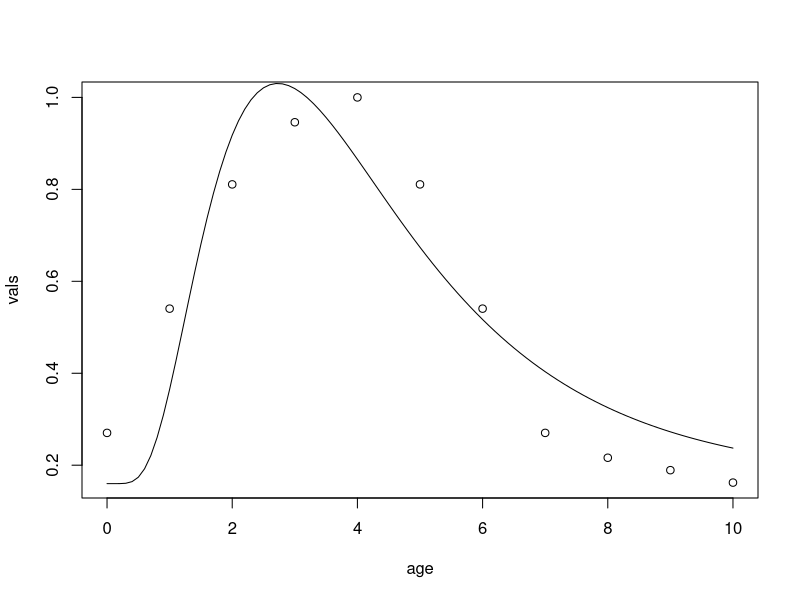

This chart was generated by the following R code:
# function to do initial ages as andersen suitability function
andersen <- function(a,b,c,d,age) {
    a * exp(-(((log(age) - b)^2) / c)) + d
}

andersen.optimizer <- function(data, age) {
    a <- data[1];
    b <- data[2];
    c <- data[3];
    d <- data[4];
    return(andersen(a,b,c,d,age))
}

andersen.sse <- function(data, vals, age) {
    v.hat <- andersen.optimizer(data, age);
    return(sum((vals - v.hat)^2))
}

age <- 0:10
vals <- c(10,20,30,35,37,30,20,10,8,7,6) / 37
vals2 <- c(100, 60, 40, 30, 24, 19, 15, 12, 11, 10, 9) / 100

params <- nlm(andersen.sse, c(1,1,1,1), vals, age)

plot(vals ~ age)
curve(andersen.optimizer(params$estimate, x), add=T)
